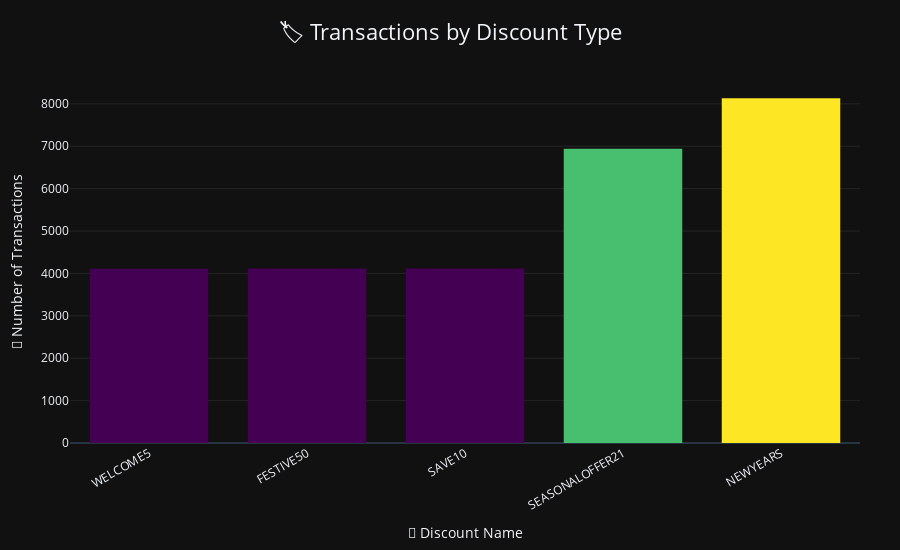

Notebook cell for this chart:
### Code cell
import plotly.graph_objects as go

fig = go.Figure()

fig.add_trace(
    go.Bar(
        x=discount_tid.index,
        y=discount_tid["number_of_transcations"],
        marker=dict(
            color=discount_tid["number_of_transcations"],
            colorscale="Viridis",
            line=dict(width=0),
        ),
        hovertemplate=(
            "Discount: %{x}<br>"
            "Transactions: %{y}<extra></extra>"
        ),
    )
)

fig.update_layout(
    template="plotly_dark",
    title=dict(
        text="🏷️ Transactions by Discount Type",
        x=0.5,
        font=dict(size=22)
    ),
    xaxis=dict(
        title="🎫 Discount Name",
        tickangle=-30,
        showgrid=False,
    ),
    yaxis=dict(
        title="🔢 Number of Transactions",
        showgrid=True,
        gridcolor="rgba(255,255,255,0.08)",
    ),
    bargap=0.25,
    height=550,
    margin=dict(l=70, r=40, t=80, b=100),
    showlegend=False,
)

fig.show()

### Figure 1 — Plotly figure (JSON) as saved in the notebook; plotly's stock layout.template omitted (floating-point values rounded to 4 significant figures)
{"data": [{"hovertemplate": "Discount: %{x}<br>Transactions: %{y}<extra></extra>", "marker": {"color": [4110, 4115, 4115, 6940, 8135], "colorscale": [[0, "#440154"], [0.1111, "#482878"], [0.2222, "#3e4989"], [0.3333, "#31688e"], [0.4444, "#26828e"], [0.5556, "#1f9e89"], [0.6667, "#35b779"], [0.7778, "#6ece58"], [0.8889, "#b5de2b"], [1, "#fde725"]], "line": {"width": 0}}, "type": "bar", "x": ["WELCOME5", "FESTIVE50", "SAVE10", "SEASONALOFFER21", "NEWYEARS"], "y": [4110, 4115, 4115, 6940, 8135]}], "layout": {"bargap": 0.25, "height": 550, "margin": {"b": 100, "l": 70, "r": 40, "t": 80}, "showlegend": false, "title": {"font": {"size": 22}, "text": "🏷️ Transactions by Discount Type", "x": 0.5}, "xaxis": {"showgrid": false, "tickangle": -30, "title": {"text": "🎫 Discount Name"}}, "yaxis": {"gridcolor": "rgba(255,255,255,0.08)", "showgrid": true, "title": {"text": "🔢 Number of Transactions"}}}}
